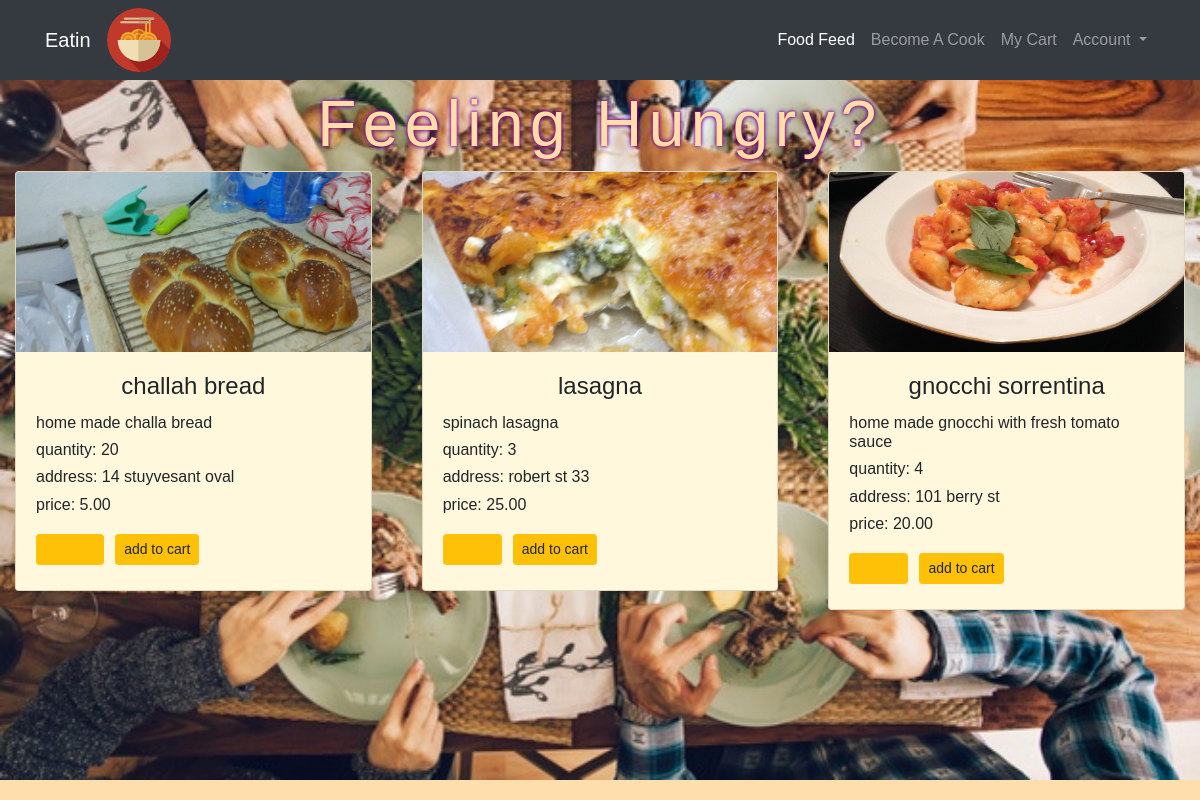
The app's page /eatin/ with its own data.
### cook/models.py (models this page shows)
class Food(models.Model):
    user = models.ForeignKey(User,
    on_delete = models.CASCADE
    )
    title = models.CharField(max_length=20,null=True)
    description = models.CharField(max_length=100)
    price = models.DecimalField(max_digits=4, decimal_places=2,blank=False,null=False)
    created_at = models.DateTimeField(auto_now_add=True)
    updated_at = models.DateTimeField(auto_now=True)
    quantity = models.IntegerField(blank=False,null=False)
    image = models.ImageField(upload_to='media/images', default=None,blank=True)
    category = models.CharField(
        max_length=50,
        default='OTHER',
        null=False,
        choices= [
            ('ITALIAN', 'Italian'),
            ('DESERT', 'Desert'),
            ('BEVERAGES', 'Beverages'),
            ('THAI', 'Thai'),
            ('SUSHI', 'Sushi'),
            ('INADIAN', 'Indian'),
            ('MEDITERRANEAN','Mediterranean'),
            ('CHINESE','Chinese'),
            ('AMERICAN','American'),
            ('VIETNAMESE','Vietnamese'),
            ('GLUTEN-FREE','Gluten-Free'),
            ('VEGAN','Vegan'),
            ('SALAD','Salad'),
            ('ASIAN','Asian'),
            ('SOUP','Soup'),
            ('GREEK','Greek'),
            ('JAPANESE','Japanese'),
            ('HOME-COOKING','Home-Cooking'),
            ('OTHER','Other')
            ]
    )

### accounts/models.py (models this page shows)
class Profile(models.Model):
    user = models.OneToOneField(User,
    on_delete = models.CASCADE,
    primary_key=True,
    )
    address = models.CharField(max_length=80,default=None,null=True)
    Type = models.CharField(
        max_length=10,
        default='EATER',
        null=False,
        choices=  [
            ('COOK', 'Cook'),
            ('EATER', 'Eater'),
            ('BOTH', 'Both'),
            ]
    )

### feed/views.py (the view)
# urls.py: path('', views.display_feed, name='display_feed'),
def display_feed(request):
    if request.method == 'GET' or request.method == 'POST':
        foods = Food.objects.filter(quantity__gt=0)
        for food in foods:
            print(food.quantity)
        foods_desc = foods.order_by('-created_at')
        return render(request,'feed/index.html',{'all_foods':foods_desc})

### feed/templates/feed/index.html (shortened to what this page needs)
{% extends 'base.html' %}
{% load static %}
{% block content %}
<link rel="stylesheet" type="text/css" href="{% static 'feed/style.css' %}">
<div class="bg-img">
  <h1 class="container feed_title">Feeling Hungry?<h1>
      <div class="card-columns d-flex">
        {% for food in all_foods %}
        <div class="container-fluid">
          <div class="row">
            <div class="col-md d-flex">
              <div class="card">
                <div class="img-square-wrapper">
                  <img class="card-img-top" src="http://127.0.0.1:8000/media/{{food.image}}" alt="{{food.title}}">
                  <div class="card-body text-center">
                    <h4 class="card-title">{{food.title}}</h4>
                    <h6 class="card-text text-left">{{food.description}}</h6>
                    <h6 class="card-text text-left">quantity: {{food.quantity}}</h6>
                    <h6 class="card-text text-left">address: {{food.user.profile.address}}</h6>
                    <h6 class="card-text text-left">price: {{food.price}}</h6>
                    <div class="card-text text-left">
                      <form action="{% url 'add_to_cart' %}" method="POST">
                        <input type="number" class="btn btn-warning btn-sm" name="quantity" min="1" max="{{food.quantity}}">
                        <input type="submit" class="btn btn-warning btn-sm" value="add to cart">
                      </form>
                    </div>
                  </div>
                </div>
              </div>
            </div>
          </div>
        </div>
        {% endfor %}
        {% endblock %}

### static/eatin/style.css (style rules this page uses)
body { background-color: NavajoWhite; font-family: "Copperplate","Comic Sans MS","Arial"; }

### feed/static/feed/style.css (style rules this page uses)
.feed_title { text-align: center; font-family: 'Copperplate', 'Arial'; font-size: 4em; letter-spacing: 0.1em; display: block; font-style:normal; padding-top: 0.1em; text-shadow: 0 0 3px #FF0000, 0 0 5px #0000FF; color: NavajoWhite; }
.card { background-color: Cornsilk; }
.card-img-top { width:100%; height: 15vw; object-fit: cover; }
.bg-img { background-image: url("/media/images/dinnerTable.jpg"); min-height: 700px; background-position: bottom left; background-repeat: no-repeat; background-size: cover; position: sticky; }

### records on screen
Food: image (picture), title "challah bread", description "home made challa bread", quantity "20", user.profile.address "14 stuyvesant oval", price "5.00"
Food: image (picture), title "lasagna", description "spinach lasagna", quantity "3", user.profile.address "robert st 33", price "25.00"
Food: image (picture), title "gnocchi sorrentina", description "home made gnocchi with fresh tomato sauce", quantity "4", user.profile.address "101 berry st", price "20.00"
